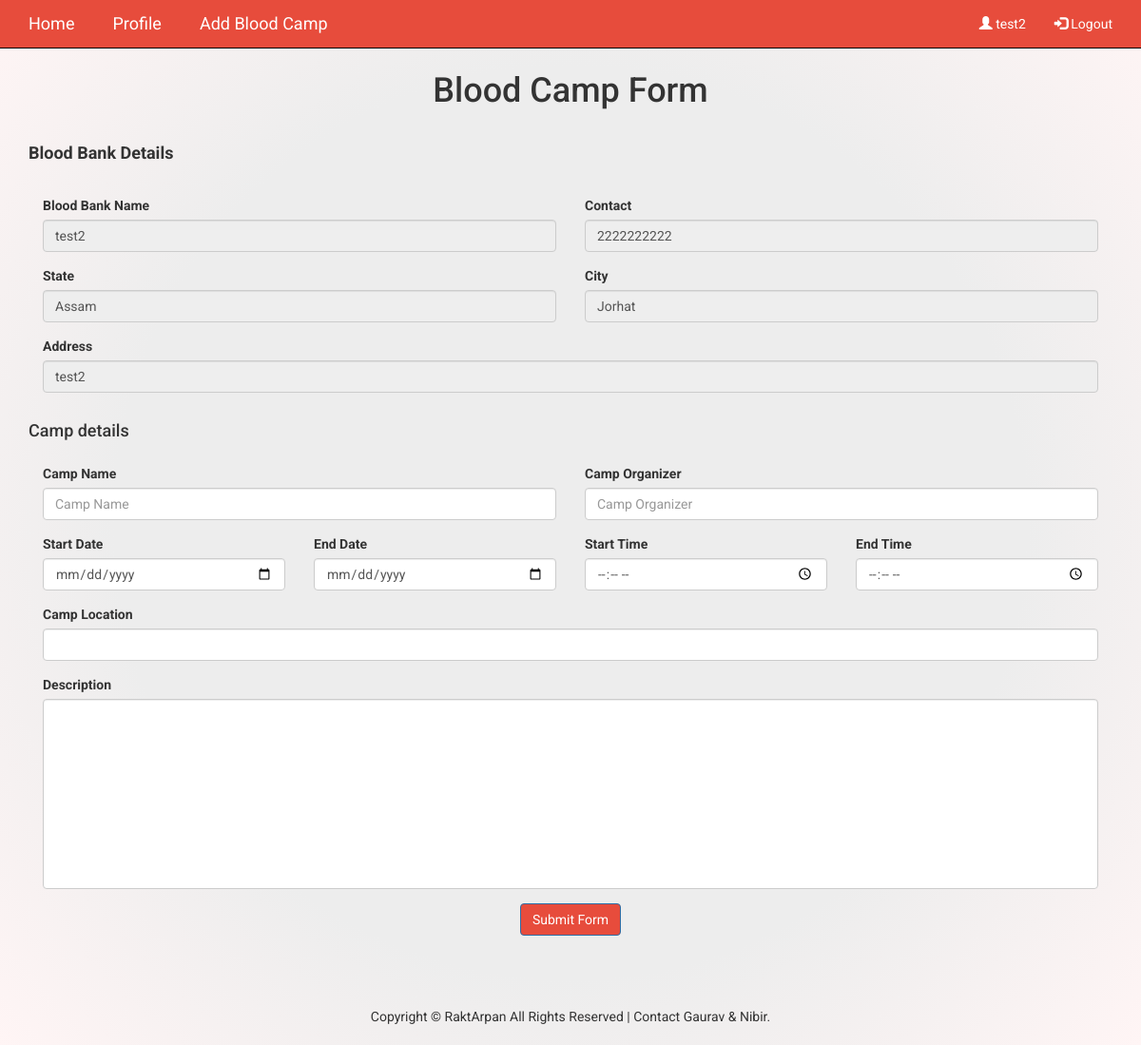
The page /user/blood_bank_dashboard/blood_camp (signed in) on the database its author committed.
### user/models.py (models this page shows, shortened)
class User(models.Model):
    user_id = models.AutoField(primary_key=True)
    blood_bank_name = models.CharField(max_length=120, blank=False)
    username = models.CharField(max_length=40, unique=True, blank=False)
    email = models.EmailField(max_length=100, unique=True, blank=False)
    password = models.CharField(max_length=100, blank=False)
    contact = models.CharField(max_length=10, default="N/A", blank=False)
    address = models.CharField(max_length=400, default="N/A", blank=False)
    roles = models.CharField(max_length=20, default="N/A", blank=False) #blood_bank : for role based restriction
    state = models.ForeignKey(State, on_delete=models.CASCADE,null=True,  default = None)
    city = models.ForeignKey(City, on_delete=models.CASCADE, null=True, default = None)

class State(models.Model):
    state_id = models.AutoField(primary_key=True)
    name = models.CharField(max_length=30, blank=False)
    def __str__(self):
        return str(self.state_id)

class City(models.Model):
    city_id = models.AutoField(primary_key=True)
    name = models.CharField(max_length=30, blank=False)
    state = models.ForeignKey(State, null=True,on_delete=models.CASCADE)
    def __str__(self):
        return str(self.city_id)

### user/views.py (the view)
# urls.py: path("blood_bank_dashboard/blood_camp", views.blood_camp, name="blood_camp"),
def blood_camp(request):
    user = IsLoggedIn(request)
    if user is None:
        messages.error(request, "Please login first to fill reimbursement form!")
        return HttpResponseRedirect("/user/logout")
    else:
        state_object = user.state
        city_object = user.city
        state = State.objects.filter(state_id=state_object.state_id)
        city = City.objects.filter(city_id=city_object.city_id)
        logger.info(f"{state} {city}")
        return render(
            request,
            "blood_camp.html",
            {
                "user": user,
                "state": state,
                "city": city,
            },
        )

### user/utils.py (called while the page is built)
def IsLoggedIn(request):
    if request.session.has_key("username"):
        try:
            user = User.objects.get(username=request.session["username"])
            return user
        except:
            return None
    else:
        return None

### user/templates/blood_camp.html (shortened to what this page needs)
<!DOCTYPE html>
<html lang="en">
<head>
    {% load static %}
    <link href="{% static 'css/bootstrap.min.css' %}" rel="stylesheet">
    <link href="{% static 'css/index.css' %}" rel="stylesheet">
</head>
<body>
    <div class="navbar navbar-inverse navbar-fixed-top">
        <div class="container navbar-1">
            <div class="navbar-header">
                <a class="navbar-brand" href="/user/blood_bank_dashboard" style="margin-right: 25px;">Home</a>
                <a class="navbar-brand" href="/user/blood_bank_dashboard/blood_bank_profile" style="margin-right: 25px;">Profile</a>
                <a class="navbar-brand" href="/user/blood_bank_dashboard/blood_camp" style="margin-right: 25px;">Add Blood Camp</a>
            </div>
            <div class="collapse navbar-collapse" id="myNavbar">
                <ul class="nav navbar-nav navbar-right">
                    <li><a href=""><span class = "glyphicon glyphicon-user"></span> {{ user.username }}</a></li>
                    <li><a href = "/user/logout"><span class = "glyphicon glyphicon-log-in"></span> Logout</a></li>
                </ul>
            </div>
        </div>
    </div>
    <div class="container-fluid">
        <div class="row">
            <main class="col-md-9 ml-sm-auto col-lg-12 px-md-4 py-4">
                <nav aria-label="breadcrumb">
                    <ol class="breadcrumb">
                        <li class="breadcrumb-item"><a href="#">Home</a></li>
                        <li class="breadcrumb-item active" aria-current="page">New Form</li>
                    </ol>
                </nav>
                <div class="card-header-1">
                    <h1>Blood Camp Form</h1>
                </div>
                <section>
                    <div class="container">
                        <h4 style="line-height: 50px;"><strong>Blood Bank Details</strong></h4>
                        <form style="margin-top: 20px;" id="reimbursement-form" method="post" action="/user/blood_bank_dashboard/blood_camp/formsubmit"
                            enctype="multipart/form-data">
                            <div class="form-row">
                                <div class="form-group col-md-6">
                                    <label for="inputEmail4">Blood Bank Name</label>
                                    <input type="text" class="form-control" id="inputEmail4" value="{{user.blood_bank_name}}"
                                        disabled>
                                </div>
                                <div class="form-group col-md-6">
                                    <label for="inputPassword4">Contact</label>
                                    <input type="text" class="form-control" id="inputPassword4" value="{{user.contact}}"
                                        disabled>
                                </div>
                            </div>
                            <div class="form-row">
                                <div class="form-group col-md-6">
                                    <label for="inputEmail4">State</label>
                                    <input type="text" class="form-control" id="inputEmail4"
                                        value="{{user.state.name}}" disabled>
                                </div>
                                <div class="form-group col-md-6">
                                    <label for="inputPassword4">City</label>
                                    <input type="text" class="form-control" id="inputPassword4"
                                        value="{{user.city.name}}" disabled>
                                </div>
                            </div>
                            <div class="form-row">
                                <div class="form-group col-md-12">
                                    <label for="inputAddress">Address</label>
                                    <input type="text" class="form-control" id="inputAddress" value="{{user.address}}"
                                        disabled>
                                </div>
                            </div>
                            <div class="push"></div>
                            <h4 style="line-height: 50px;">Camp details</h4>
                            <div class="mb-3">
                                <div class="form-row">
                                    <div class="form-group col-md-6">
                                        <label for="specialisation">Camp Name</label>
                                        <input type="text" class="form-control" id="specialisation"
                                            placeholder="Camp Name" autocomplete="off" name="camp_name" required>
                                    </div>
                                    <div class="form-group col-md-6">
                                        <label for="specialisation">Camp Organizer</label>
                                        <input type="text" class="form-control" id="specialisation"
                                            placeholder="Camp Organizer" autocomplete="off" name="camp_organizer" required>
                                    </div>
                                </div>
                                <div class="form-row">
                                    <div class="form-group col-md-3">
                                        <label for="inputPassword6">Start Date</label>
                                        <input type="date" class="form-control" placeholder="DD/MM/YYYY"
                                            autocomplete="off" id="con_date" name="start_date" required>
                                    </div>
                                    <div class="form-group col-md-3">
                                        <label for="inputPassword6">End Date</label>
                                        <input type="date" class="form-control" placeholder="DD/MM/YYYY"
                                            autocomplete="off" id="con_date" name="end_date" required>
                                    </div>
                                    <div class="form-group col-md-3">
                                        <label for="inputPassword6">Start Time</label>
                                        <input type="time" class="form-control" placeholder="00:00"
                                            autocomplete="off" id="con_date" name="start_time" required>
                                    </div>
                                    <div class="form-group col-md-3">
                                        <label for="inputPassword6">End Time</label>
                                        <input type="time" class="form-control" placeholder="00:00"
                                            autocomplete="off" id="con_date" name="end_time" required>
                                    </div>
                                </div>
                                <div class="form-row">
                                    <div class="form-group col-md-12">
                                        <label for="inputAddress">Camp Location</label>
                                        <input type="text" class="form-control" id="inputAddress" name="location">
                                    </div>
                                </div>
                                <div class="form-row">
                                    <div class="form-group col-md-12">
                                        <label for="inputEmail5">Description</label>
                                        <input height="100" type="text" class="form-control" id="description"
                                            autocomplete="off" name="description"
                                            required>
                                    </div>
                                </div>
                            </div>
                            <div class="mb-3" style="margin-top:50px;">
                                <div class="form-row">
                                    <div class="col-md-offset-4 col-md-4 form-group" align="center">
                                        <button type="submit" class="btn btn-primary">Submit Form</button>
                                    </div>
                </section>
            </main>
        </div>
    </div>
    <div class="push"></div>
    <footer>
        <div class="container">
            <center>
                <p>
                    Copyright &copy; RaktArpan All Rights Reserved | Contact Gaurav & Nibir.
                </p>
            </center>
        </div>
    </footer>
</body>
</html>

### user/static/css/index.css (style rules this page uses)
html, body { width: 100%; height: 100%; margin: 0; font-family: 'Roboto', sans-serif; }
a { text-decoration: none; background-color: transparent; color: #444040; }
footer { background-color: none; color: #333; padding: 10px 0; height: 50px; width: 100%; }
footer, .push { height: 50px; }

### user/templates/blood_camp.html (style rules this page uses)
#description { height:200px; }
.btn { background-color: #E74C3C; color: #fff; }
.navbar-inverse { background-color: #E74C3C; }
.navbar-inverse .navbar-nav>li>a { color: #fff; }
.navbar-inverse .navbar-brand { color: #fff; }
.card-header-1 { display:flex; align-items:center; justify-content:center; }
body { background: rgb(237,237,237); background: radial-gradient(circle, rgba(237,237,237,1) 59%, rgba(255,245,245,1) 100%); }

### rows shown on the page
User: username "test2", blood_bank_name "test2", contact "2222222222", state.name "Assam", city.name "Jorhat", address "test2"
